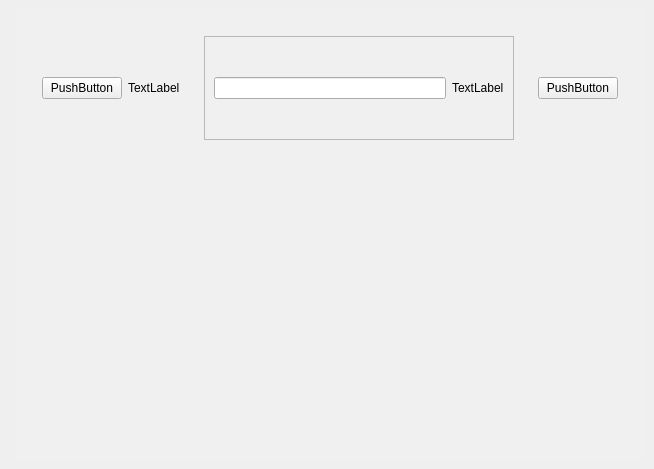
<?xml version="1.0" encoding="UTF-8"?>
<ui version="4.0">
 <class>MainWindow</class>
 <widget class="QMainWindow" name="MainWindow">
  <property name="geometry">
   <rect>
    <x>0</x>
    <y>0</y>
    <width>654</width>
    <height>469</height>
   </rect>
  </property>
  <property name="windowTitle">
   <string>MainWindow</string>
  </property>
  <widget class="QWidget" name="centralwidget">
   <property name="styleSheet">
    <string notr="true">#mainBody
{
	background-color:#F0F0F0
}
#leftMenu
{
	background-color:#31302E
}</string>
   </property>
   <layout class="QHBoxLayout" name="horizontalLayout">
    <item>
     <widget class="QWidget" name="leftMenu" native="true"/>
    </item>
    <item>
     <widget class="QWidget" name="mainBody" native="true">
      <layout class="QVBoxLayout" name="verticalLayout">
       <item>
        <widget class="QWidget" name="headerFrame" native="true">
         <layout class="QHBoxLayout" name="horizontalLayout_2">
          <item>
           <widget class="QWidget" name="widget" native="true">
            <layout class="QHBoxLayout" name="horizontalLayout_3">
             <item>
              <widget class="QPushButton" name="pushButton">
               <property name="text">
                <string>PushButton</string>
               </property>
              </widget>
             </item>
             <item>
              <widget class="QLabel" name="label">
               <property name="text">
                <string>TextLabel</string>
               </property>
              </widget>
             </item>
            </layout>
           </widget>
          </item>
          <item>
           <widget class="QWidget" name="widget_2" native="true">
            <layout class="QHBoxLayout" name="horizontalLayout_4">
             <item>
              <widget class="QFrame" name="frame">
               <property name="frameShape">
                <enum>QFrame::StyledPanel</enum>
               </property>
               <property name="frameShadow">
                <enum>QFrame::Raised</enum>
               </property>
               <layout class="QHBoxLayout" name="horizontalLayout_5">
                <item>
                 <widget class="QLineEdit" name="lineEdit"/>
                </item>
                <item>
                 <widget class="QLabel" name="label_2">
                  <property name="text">
                   <string>TextLabel</string>
                  </property>
                 </widget>
                </item>
               </layout>
              </widget>
             </item>
            </layout>
           </widget>
          </item>
          <item>
           <widget class="QWidget" name="widget_3" native="true">
            <layout class="QHBoxLayout" name="horizontalLayout_6">
             <item>
              <widget class="QPushButton" name="pushButton_2">
               <property name="text">
                <string>PushButton</string>
               </property>
              </widget>
             </item>
            </layout>
           </widget>
          </item>
         </layout>
        </widget>
       </item>
       <item>
        <widget class="QWidget" name="cardsFrame" native="true"/>
       </item>
       <item>
        <widget class="QWidget" name="mainFrame" native="true"/>
       </item>
      </layout>
     </widget>
    </item>
   </layout>
  </widget>
 </widget>
 <resources/>
 <connections/>
</ui>
